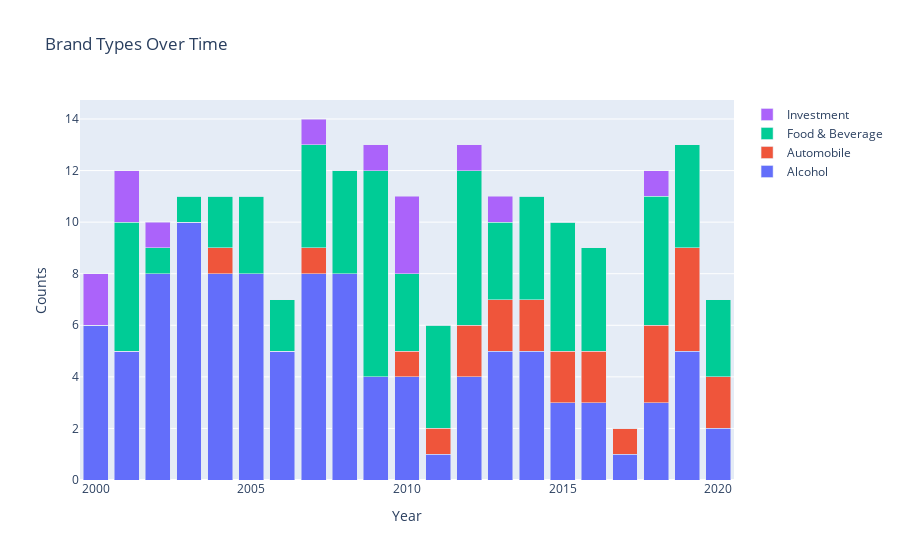

The code cell stored with this chart in its notebook:
### Code cell
# Round 'year' values to the nearest integer
nfl_youtubes['year'] = np.round(nfl_youtubes['year']).astype(int)

# Group by brand type and year, and aggregate the data as needed
brand_type_counts = nfl_youtubes.groupby(['brand_type', 'year']).size().unstack(fill_value=0)

# Create a figure
fig = go.Figure()

# Get unique brand types
brand_types = brand_type_counts.index

# Iterate over unique brand types
for brand_type in brand_types:
    fig.add_trace(go.Bar(
        x=brand_type_counts.columns,
        y=brand_type_counts.loc[brand_type],
        name=brand_type
    ))

# Update layout
fig.update_layout(
    barmode='stack',
    title='Brand Types Over Time',
    xaxis_title='Year',
    yaxis_title='Counts'
)

# Show the plot
fig.show()

### Figure 1 — Plotly figure (JSON) as saved in the notebook; plotly's stock layout.template omitted (floating-point values rounded to 4 significant figures)
{"data": [{"name": "Alcohol", "type": "bar", "x": [2000, 2001, 2002, 2003, 2004, 2005, 2006, 2007, 2008, 2009, 2010, 2011, 2012, 2013, 2014, 2015, 2016, 2017, 2018, 2019, 2020], "y": [6, 5, 8, 10, 8, 8, 5, 8, 8, 4, 4, 1, 4, 5, 5, 3, 3, 1, 3, 5, 2]}, {"name": "Automobile", "type": "bar", "x": [2000, 2001, 2002, 2003, 2004, 2005, 2006, 2007, 2008, 2009, 2010, 2011, 2012, 2013, 2014, 2015, 2016, 2017, 2018, 2019, 2020], "y": [0, 0, 0, 0, 1, 0, 0, 1, 0, 0, 1, 1, 2, 2, 2, 2, 2, 1, 3, 4, 2]}, {"name": "Food & Beverage", "type": "bar", "x": [2000, 2001, 2002, 2003, 2004, 2005, 2006, 2007, 2008, 2009, 2010, 2011, 2012, 2013, 2014, 2015, 2016, 2017, 2018, 2019, 2020], "y": [0, 5, 1, 1, 2, 3, 2, 4, 4, 8, 3, 4, 6, 3, 4, 5, 4, 0, 5, 4, 3]}, {"name": "Investment", "type": "bar", "x": [2000, 2001, 2002, 2003, 2004, 2005, 2006, 2007, 2008, 2009, 2010, 2011, 2012, 2013, 2014, 2015, 2016, 2017, 2018, 2019, 2020], "y": [2, 2, 1, 0, 0, 0, 0, 1, 0, 1, 3, 0, 1, 1, 0, 0, 0, 0, 1, 0, 0]}], "layout": {"barmode": "stack", "title": {"text": "Brand Types Over Time"}, "xaxis": {"title": {"text": "Year"}}, "yaxis": {"title": {"text": "Counts"}}}}
